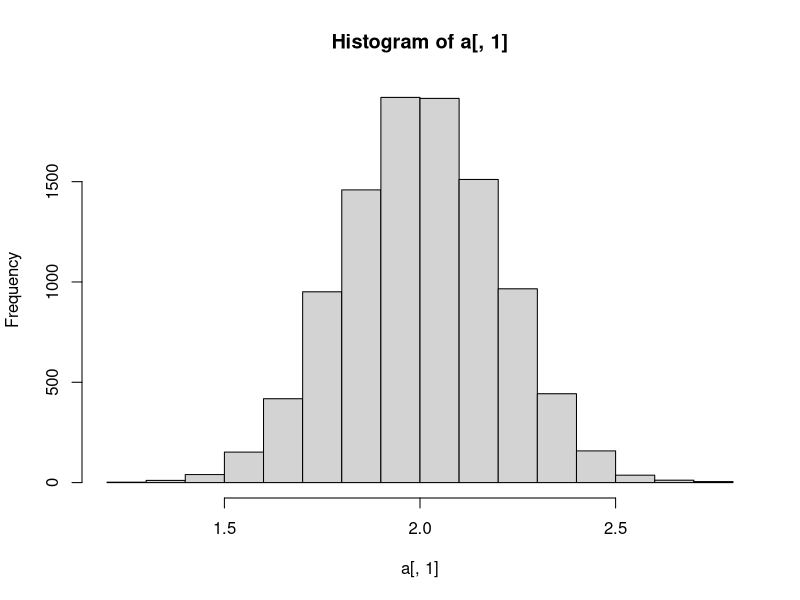
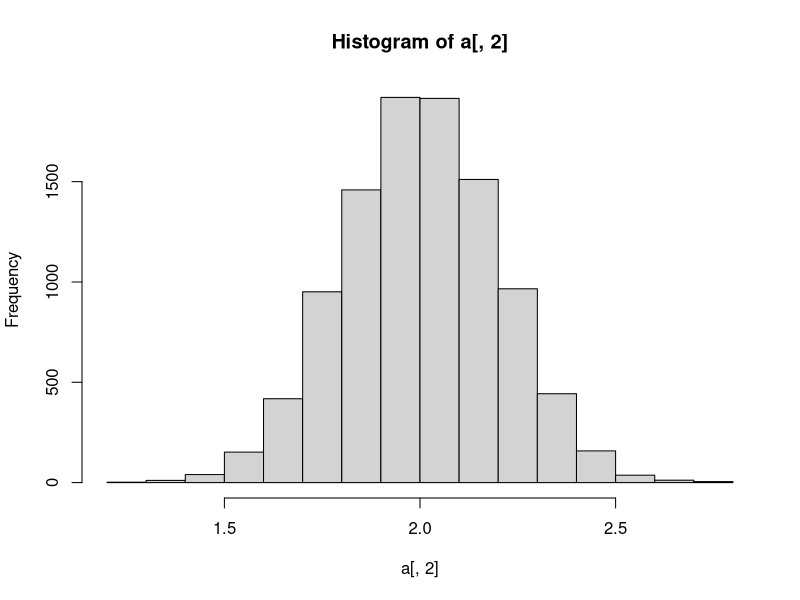

Here is the R script that generated these plots, in order: (Note: a time limit stopped this script after it produced the figures.)
library(tidyverse)
library(gridExtra)

set.seed(314)

#### SATE ####

sate <- function(n, homogenous = TRUE){
  tau <- numeric(10000)
  tau_reg <- numeric(10000)
  Y <- matrix(c(rnorm(n, m = 10, sd = 1)))
  if(homogenous == TRUE){
    
    for(k in 1:10000){
    X <- matrix(1, nrow = n, ncol = 2 )
    B <- matrix(NA, nrow = n, ncol = 1)
    s <- sample(1:n, n/2, replace = FALSE)
    X[s, 2] <- 0
    
    for(i in 1:n){
      if(X[i, 2] == 1){
        B[i, 1] <- Y[i, 1] + 2
      } else {
        B[i, 1] <- Y[i, 1]
      }
    }
  
  tib <- as.tibble(cbind(X[, 2], B[, 1]))
  
  tib <- tib %>% 
    group_by(V1) %>%
    summarize(tau = mean(V2)) %>%
    pull(tau)
  
  tau[k] <- tib[2] - tib[1]
  tau_reg[k] <- (solve(t(X) %*% X) %*% t(X) %*% B)[2,]
  print(k)
  }
  } else {
    for(k in 1:10000){
      X <- matrix(1, nrow = n, ncol = 2 )
      B <- matrix(NA, nrow = n, ncol = 1)
      s <- sample(1:n, n/2, replace = FALSE)
      X[s, 2] <- 0
      
      for(i in 1:n){
        if(X[i, 2] == 1){
          B[i, 1] <- Y[i, 1] + 2 + rnorm(1, m = 0, sd = 2)
        } else {
          B[i, 1] <- Y[i, 1]
        }
      }
      
      
      tib <- as.tibble(cbind(X[, 2], B[, 1]))
      
      tib <- tib %>% 
        group_by(V1) %>%
        summarize(tau = mean(V2)) %>%
        pull(tau)
      
      tau[k] <- tib[2] - tib[1]
      tau_reg[k] <- (solve(t(X) %*% X) %*% t(X) %*% B)[2,]
      print(k)
    }
    }
  out <- cbind(as.matrix(tau), as.matrix(tau_reg))
  return(out)
}

a <- sate(100)

hist(a[,1])
mean(a[,1])
sd((a[,1]))
hist(a[,2])
mean((a[,2]))
sd((a[,2]))

b <- sate(200)

hist(b[,1])
mean(b[,1])
sd((b[,1]))
hist(b[,2])
mean(b[,2])
sd((b[,2]))

c <- sate(300)

hist(c[,1])
mean(c[,1])
sd((c[,1]))
hist(c[,2])
mean(c[,2])
sd((c[,2]))

sate_homo <- cbind(a,b,c)
write.csv(sate_homo, "sate_homo.csv")

a1 <- sate(100, homogenous = FALSE)

hist(a1[,1])
mean(a1[,1])
sd((a1[,1]))
hist(a1[,2])
mean(a1[,2])
sd((a1[,2]))

b1 <- sate(200, homogenous = FALSE)

hist(b1[,1])
mean(b1[,1])
sd((b1[,1]))
hist(b1[,2])
mean(b1[,2])
sd((b1[,2]))

c1 <- sate(300, homogenous = FALSE)

hist(c1[,1])
mean(c1[,1])
sd((c1[,1]))
hist(c1[,2])
mean(c1[,2])
sd((c1[,2]))

sate_hetero <- cbind(a1,b1,c1)
write.csv(sate_hetero, "sate_hetero.csv")



#### PATE ####

pate <- function(n, homogenous = TRUE){
  tau <- numeric(10000)
  tau_reg <- numeric(10000)
  
  if(homogenous == TRUE){
    for(k in 1:10000){
      X <- matrix(1, nrow = n, ncol = 2)
      s <- sample(1:n, n/2, replace = FALSE)
      X[s, 2] <- 0
      
      Y <- matrix(1, nrow = n)
      
      for(i in 1:n){
        if(X[i, 2] == 0){
          Y[i, 1] = rnorm(1, m = 10, sd = 1)
        } else {
          Y[i, 1] = rnorm(1, m = 10, sd = 1) + 2
        }
      }
      tib <- as.tibble(cbind(X[, 2], Y[, 1]))
      
      tib <- tib %>% 
        group_by(V1) %>%
        summarize(tau = mean(V2)) %>%
        pull(tau)
      
      tau[k] <- tib[2]- tib[1]
      tau_reg[k] <- (solve(t(X) %*% X) %*% t(X) %*% Y)[2,]
    print(k)}
  }
  else{
    for(k in 1:10000){
      X <- matrix(1, nrow = n, ncol = 2)
      s <- sample(1:n, n/2, replace = FALSE)
      X[s, 2] <- 0
      
      Y <- matrix(1, nrow = n)
      
      for(i in 1:n){
        if(X[i, 2] == 0){
          Y[i, 1] = rnorm(1, m = 10, sd = 1)
        } else {
          Y[i, 1] = rnorm(1, m = 10, sd = 1) + 2 + rnorm(1, m = 0, sd = 2) 
        }
      }
      tib <- as.tibble(cbind(X[, 2], Y[, 1]))
      
      tib <- tib %>% 
        group_by(V1) %>%
        summarize(tau = mean(V2)) %>%
        pull(tau)
      
      tau[k] <- tib[2]- tib[1]
      tau_reg[k] <- (solve(t(X) %*% X) %*% t(X) %*% Y)[2,]
    print(k)}
  }
  out <- cbind(as.matrix(tau), as.matrix(tau_reg))
  return(out)
}

pa <- pate(100)

hist(pa[,1])
mean(pa[,1])
sd((pa[,1]))
hist(pa[,2])
mean(pa[,2])
sd((pa[,2]))

pb <- pate(200)

hist(pb[,1])
mean(pb[,1])
sd((pb[,1]))
hist(pb[,2])
mean(pb[,2])
sd((pb[,2]))

pc <- pate(300)

hist(pc[,1])
mean(pc[,2])
sd((pc[,1]))
hist(c[,2])
mean(pc[,2])
sd((c[,2]))

pate_homo <- cbind(pa,pb,pc)
write.csv(pate_homo, "pate_homo.csv")

pa1 <- pate(100, homogenous = FALSE)

hist(pa1[,1])
mean(pa1[,1])
sd((pa1[,1]))
hist(pa1[,2])
mean(pa1[,2])
sd((pa1[,2]))

pb1 <- pate(200, homogenous = FALSE)

hist(pb1[,1])
mean(pb1[,1])
sd((pb1[,1]))
hist(pb1[,2])
mean(pb1[,2])
sd((pb1[,2]))

pc1 <- pate(300, homogenous = FALSE)

hist(pc1[,1])
mean(pc1[,1])
sd((pc1[,1]))
hist(pc1[,2])
mean(pc1[,1])
sd((pc1[,2]))

pate_hetero <- read.csv("pate_hetero.csv")

pate_hetero_tau <- ggplot(data = pate_hetero, mapping = aes(alpha = 0.3)) +
  geom_density(mapping = aes(x = V5, fill = "300")) +
  geom_density(mapping = aes(x = V3, fill = "200")) +
  geom_density(mapping = aes(x = V1, fill = "100")) +
  labs(y = "Density", x = expression(hat(tau))) +
  theme_classic() +
  scale_fill_manual(name = "Sample Size",values = c("100" = "red","200" = "blue", "300" = "green")) +
  guides(alpha = FALSE)

pate_hetero_beta <- ggplot(data = pate_hetero, mapping = aes(alpha = 0.3)) +
  geom_density(mapping = aes(x = V6, fill = "300")) +
  geom_density(mapping = aes(x = V4, fill = "200")) +
  geom_density(mapping = aes(x = V2, fill = "100")) +
  labs(y = "Density", x = expression(hat(beta))) +
  theme_classic() +
  scale_fill_manual(name = "Sample Size",values = c("100" = "red","200" = "blue", "300" = "green")) +
  guides(alpha = FALSE)


pate_homo <- read.csv("pate_homo.csv")

pate_homo_tau <- ggplot(data = pate_homo, mapping = aes(alpha = 0.3)) +
  geom_density(mapping = aes(x = V5, fill = "300")) +
  geom_density(mapping = aes(x = V3, fill = "200")) +
  geom_density(mapping = aes(x = V1, fill = "100")) +
  labs(y = "Density", x = expression(hat(tau))) +
  theme_classic() +
  scale_fill_manual(name = "Sample Size",values = c("100" = "red","200" = "blue", "300" = "green")) +
  guides(alpha = FALSE)


pate_homo_beta <- ggplot(data = pate_homo, mapping = aes(alpha = 0.3)) +
  geom_density(mapping = aes(x = V6, fill = "300")) +
  geom_density(mapping = aes(x = V4, fill = "200")) +
  geom_density(mapping = aes(x = V2, fill = "100")) +
  labs(y = "Density", x = expression(hat(beta))) +
  theme_classic() +
  scale_fill_manual(name = "Sample Size",values = c("100" = "red","200" = "blue", "300" = "green")) +
  guides(alpha = FALSE)


sate_hetero <- read.csv("sate_hetero.csv")

sate_hetero_tau <- ggplot(data = sate_hetero, mapping = aes(alpha = 0.3)) +
  geom_density(mapping = aes(x = V5, fill = "300")) +
  geom_density(mapping = aes(x = V3, fill = "200")) +
  geom_density(mapping = aes(x = V1, fill = "100")) +
  labs(y = "Density", x = expression(hat(tau))) +
  theme_classic() +
  scale_fill_manual(name = "Sample Size",values = c("100" = "red","200" = "blue", "300" = "green")) +
  guides(alpha = FALSE)

sate_hetero_beta <- ggplot(data = sate_hetero, mapping = aes(alpha = 0.3)) +
  geom_density(mapping = aes(x = V6, fill = "300")) +
  geom_density(mapping = aes(x = V4, fill = "200")) +
  geom_density(mapping = aes(x = V2, fill = "100")) +
  labs(y = "Density", x = expression(hat(beta))) +
  theme_classic() +
  scale_fill_manual(name = "Sample Size",values = c("100" = "red","200" = "blue", "300" = "green")) +
  guides(alpha = FALSE)

sate_homo <- read.csv("sate_homo.csv")

sate_homo_tau <- ggplot(data = sate_homo, mapping = aes(alpha = 0.3)) +
  geom_density(mapping = aes(x = V5, fill = "300")) +
  geom_density(mapping = aes(x = V3, fill = "200")) +
  geom_density(mapping = aes(x = V1, fill = "100")) +
  labs(y = "Density", x = expression(hat(tau))) +
  theme_classic() +
  scale_fill_manual(name = "Sample Size",values = c("100" = "red","200" = "blue", "300" = "green")) +
  guides(alpha = FALSE)


sate_homo_beta <- ggplot(data = sate_homo, mapping = aes(alpha = 0.3)) +
  geom_density(mapping = aes(x = V6, fill = "300")) +
  geom_density(mapping = aes(x = V4, fill = "200")) +
  geom_density(mapping = aes(x = V2, fill = "100")) +
  labs(y = "Density", x = expression(hat(beta))) +
  theme_classic() +
  scale_fill_manual(name = "Sample Size",values = c("100" = "red","200" = "blue", "300" = "green")) +
  guides(alpha = FALSE)

philosophy <- function(n){
  Y <- matrix(c(rnorm(n, m = 10, sd = 1)))
  st <- numeric(10000)
  
  for(k in 1:10000){
    X <- matrix(1, nrow = n, ncol = 2 )
    B <- matrix(NA, nrow = n, ncol = 1)
    s <- sample(1:n, n/2, replace = FALSE)
    X[s, 2] <- 0
    
    for(i in 1:n){
      if(X[i, 2] == 1){
        B[i, 1] <- Y[i, 1] + 2
      } else {
        B[i, 1] <- Y[i, 1]
      }
    }
    
    tib <- as.tibble(cbind(X[, 2], B[, 1]))
    v <- tib %>% group_by(V1) %>% summarize(s = (sd(V2))^2) %>% pull(s)
    st[k] <- sqrt(v[1]/(n/2) + v[2]/(n/2))
    print(k)
  }
  return(mean(st))
}
